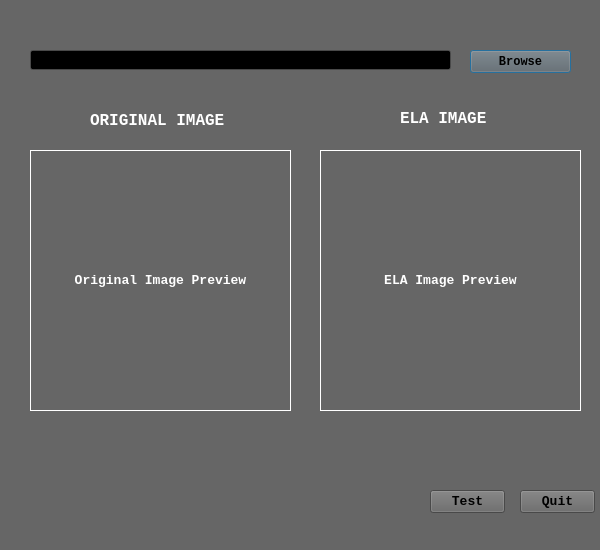
<?xml version="1.0" encoding="UTF-8"?>
<ui version="4.0">
 <class>Dialog</class>
 <widget class="QDialog" name="Dialog">
  <property name="geometry">
   <rect>
    <x>0</x>
    <y>0</y>
    <width>600</width>
    <height>550</height>
   </rect>
  </property>
  <property name="palette">
   <palette>
    <active>
     <colorrole role="WindowText">
      <brush brushstyle="SolidPattern">
       <color alpha="255">
        <red>255</red>
        <green>255</green>
        <blue>255</blue>
       </color>
      </brush>
     </colorrole>
     <colorrole role="Button">
      <brush brushstyle="SolidPattern">
       <color alpha="255">
        <red>102</red>
        <green>102</green>
        <blue>102</blue>
       </color>
      </brush>
     </colorrole>
     <colorrole role="Light">
      <brush brushstyle="SolidPattern">
       <color alpha="255">
        <red>153</red>
        <green>153</green>
        <blue>153</blue>
       </color>
      </brush>
     </colorrole>
     <colorrole role="Midlight">
      <brush brushstyle="SolidPattern">
       <color alpha="255">
        <red>127</red>
        <green>127</green>
        <blue>127</blue>
       </color>
      </brush>
     </colorrole>
     <colorrole role="Dark">
      <brush brushstyle="SolidPattern">
       <color alpha="255">
        <red>51</red>
        <green>51</green>
        <blue>51</blue>
       </color>
      </brush>
     </colorrole>
     <colorrole role="Mid">
      <brush brushstyle="SolidPattern">
       <color alpha="255">
        <red>68</red>
        <green>68</green>
        <blue>68</blue>
       </color>
      </brush>
     </colorrole>
     <colorrole role="Text">
      <brush brushstyle="SolidPattern">
       <color alpha="255">
        <red>255</red>
        <green>255</green>
        <blue>255</blue>
       </color>
      </brush>
     </colorrole>
     <colorrole role="BrightText">
      <brush brushstyle="SolidPattern">
       <color alpha="255">
        <red>255</red>
        <green>255</green>
        <blue>255</blue>
       </color>
      </brush>
     </colorrole>
     <colorrole role="ButtonText">
      <brush brushstyle="SolidPattern">
       <color alpha="255">
        <red>255</red>
        <green>255</green>
        <blue>255</blue>
       </color>
      </brush>
     </colorrole>
     <colorrole role="Base">
      <brush brushstyle="SolidPattern">
       <color alpha="255">
        <red>0</red>
        <green>0</green>
        <blue>0</blue>
       </color>
      </brush>
     </colorrole>
     <colorrole role="Window">
      <brush brushstyle="SolidPattern">
       <color alpha="255">
        <red>102</red>
        <green>102</green>
        <blue>102</blue>
       </color>
      </brush>
     </colorrole>
     <colorrole role="Shadow">
      <brush brushstyle="SolidPattern">
       <color alpha="255">
        <red>0</red>
        <green>0</green>
        <blue>0</blue>
       </color>
      </brush>
     </colorrole>
     <colorrole role="AlternateBase">
      <brush brushstyle="SolidPattern">
       <color alpha="255">
        <red>51</red>
        <green>51</green>
        <blue>51</blue>
       </color>
      </brush>
     </colorrole>
     <colorrole role="ToolTipBase">
      <brush brushstyle="SolidPattern">
       <color alpha="255">
        <red>255</red>
        <green>255</green>
        <blue>220</blue>
       </color>
      </brush>
     </colorrole>
     <colorrole role="ToolTipText">
      <brush brushstyle="SolidPattern">
       <color alpha="255">
        <red>0</red>
        <green>0</green>
        <blue>0</blue>
       </color>
      </brush>
     </colorrole>
    </active>
    <inactive>
     <colorrole role="WindowText">
      <brush brushstyle="SolidPattern">
       <color alpha="255">
        <red>255</red>
        <green>255</green>
        <blue>255</blue>
       </color>
      </brush>
     </colorrole>
     <colorrole role="Button">
      <brush brushstyle="SolidPattern">
       <color alpha="255">
        <red>102</red>
        <green>102</green>
        <blue>102</blue>
       </color>
      </brush>
     </colorrole>
     <colorrole role="Light">
      <brush brushstyle="SolidPattern">
       <color alpha="255">
        <red>153</red>
        <green>153</green>
        <blue>153</blue>
       </color>
      </brush>
     </colorrole>
     <colorrole role="Midlight">
      <brush brushstyle="SolidPattern">
       <color alpha="255">
        <red>127</red>
        <green>127</green>
        <blue>127</blue>
       </color>
      </brush>
     </colorrole>
     <colorrole role="Dark">
      <brush brushstyle="SolidPattern">
       <color alpha="255">
        <red>51</red>
        <green>51</green>
        <blue>51</blue>
       </color>
      </brush>
     </colorrole>
     <colorrole role="Mid">
      <brush brushstyle="SolidPattern">
       <color alpha="255">
        <red>68</red>
        <green>68</green>
        <blue>68</blue>
       </color>
      </brush>
     </colorrole>
     <colorrole role="Text">
      <brush brushstyle="SolidPattern">
       <color alpha="255">
        <red>255</red>
        <green>255</green>
        <blue>255</blue>
       </color>
      </brush>
     </colorrole>
     <colorrole role="BrightText">
      <brush brushstyle="SolidPattern">
       <color alpha="255">
        <red>255</red>
        <green>255</green>
        <blue>255</blue>
       </color>
      </brush>
     </colorrole>
     <colorrole role="ButtonText">
      <brush brushstyle="SolidPattern">
       <color alpha="255">
        <red>255</red>
        <green>255</green>
        <blue>255</blue>
       </color>
      </brush>
     </colorrole>
     <colorrole role="Base">
      <brush brushstyle="SolidPattern">
       <color alpha="255">
        <red>0</red>
        <green>0</green>
        <blue>0</blue>
       </color>
      </brush>
     </colorrole>
     <colorrole role="Window">
      <brush brushstyle="SolidPattern">
       <color alpha="255">
        <red>102</red>
        <green>102</green>
        <blue>102</blue>
       </color>
      </brush>
     </colorrole>
     <colorrole role="Shadow">
      <brush brushstyle="SolidPattern">
       <color alpha="255">
        <red>0</red>
        <green>0</green>
        <blue>0</blue>
       </color>
      </brush>
     </colorrole>
     <colorrole role="AlternateBase">
      <brush brushstyle="SolidPattern">
       <color alpha="255">
        <red>51</red>
        <green>51</green>
        <blue>51</blue>
       </color>
      </brush>
     </colorrole>
     <colorrole role="ToolTipBase">
      <brush brushstyle="SolidPattern">
       <color alpha="255">
        <red>255</red>
        <green>255</green>
        <blue>220</blue>
       </color>
      </brush>
     </colorrole>
     <colorrole role="ToolTipText">
      <brush brushstyle="SolidPattern">
       <color alpha="255">
        <red>0</red>
        <green>0</green>
        <blue>0</blue>
       </color>
      </brush>
     </colorrole>
    </inactive>
    <disabled>
     <colorrole role="WindowText">
      <brush brushstyle="SolidPattern">
       <color alpha="255">
        <red>51</red>
        <green>51</green>
        <blue>51</blue>
       </color>
      </brush>
     </colorrole>
     <colorrole role="Button">
      <brush brushstyle="SolidPattern">
       <color alpha="255">
        <red>102</red>
        <green>102</green>
        <blue>102</blue>
       </color>
      </brush>
     </colorrole>
     <colorrole role="Light">
      <brush brushstyle="SolidPattern">
       <color alpha="255">
        <red>153</red>
        <green>153</green>
        <blue>153</blue>
       </color>
      </brush>
     </colorrole>
     <colorrole role="Midlight">
      <brush brushstyle="SolidPattern">
       <color alpha="255">
        <red>127</red>
        <green>127</green>
        <blue>127</blue>
       </color>
      </brush>
     </colorrole>
     <colorrole role="Dark">
      <brush brushstyle="SolidPattern">
       <color alpha="255">
        <red>51</red>
        <green>51</green>
        <blue>51</blue>
       </color>
      </brush>
     </colorrole>
     <colorrole role="Mid">
      <brush brushstyle="SolidPattern">
       <color alpha="255">
        <red>68</red>
        <green>68</green>
        <blue>68</blue>
       </color>
      </brush>
     </colorrole>
     <colorrole role="Text">
      <brush brushstyle="SolidPattern">
       <color alpha="255">
        <red>51</red>
        <green>51</green>
        <blue>51</blue>
       </color>
      </brush>
     </colorrole>
     <colorrole role="BrightText">
      <brush brushstyle="SolidPattern">
       <color alpha="255">
        <red>255</red>
        <green>255</green>
        <blue>255</blue>
       </color>
      </brush>
     </colorrole>
     <colorrole role="ButtonText">
      <brush brushstyle="SolidPattern">
       <color alpha="255">
        <red>51</red>
        <green>51</green>
        <blue>51</blue>
       </color>
      </brush>
     </colorrole>
     <colorrole role="Base">
      <brush brushstyle="SolidPattern">
       <color alpha="255">
        <red>102</red>
        <green>102</green>
        <blue>102</blue>
       </color>
      </brush>
     </colorrole>
     <colorrole role="Window">
      <brush brushstyle="SolidPattern">
       <color alpha="255">
        <red>102</red>
        <green>102</green>
        <blue>102</blue>
       </color>
      </brush>
     </colorrole>
     <colorrole role="Shadow">
      <brush brushstyle="SolidPattern">
       <color alpha="255">
        <red>0</red>
        <green>0</green>
        <blue>0</blue>
       </color>
      </brush>
     </colorrole>
     <colorrole role="AlternateBase">
      <brush brushstyle="SolidPattern">
       <color alpha="255">
        <red>102</red>
        <green>102</green>
        <blue>102</blue>
       </color>
      </brush>
     </colorrole>
     <colorrole role="ToolTipBase">
      <brush brushstyle="SolidPattern">
       <color alpha="255">
        <red>255</red>
        <green>255</green>
        <blue>220</blue>
       </color>
      </brush>
     </colorrole>
     <colorrole role="ToolTipText">
      <brush brushstyle="SolidPattern">
       <color alpha="255">
        <red>0</red>
        <green>0</green>
        <blue>0</blue>
       </color>
      </brush>
     </colorrole>
    </disabled>
   </palette>
  </property>
  <property name="windowTitle">
   <string>Image Forgery Detection</string>
  </property>
  <property name="autoFillBackground">
   <bool>true</bool>
  </property>
  <widget class="QLineEdit" name="filename">
   <property name="geometry">
    <rect>
     <x>30</x>
     <y>50</y>
     <width>421</width>
     <height>20</height>
    </rect>
   </property>
   <property name="palette">
    <palette>
     <active>
      <colorrole role="Text">
       <brush brushstyle="SolidPattern">
        <color alpha="255">
         <red>0</red>
         <green>0</green>
         <blue>0</blue>
        </color>
       </brush>
      </colorrole>
     </active>
     <inactive>
      <colorrole role="Text">
       <brush brushstyle="SolidPattern">
        <color alpha="255">
         <red>0</red>
         <green>0</green>
         <blue>0</blue>
        </color>
       </brush>
      </colorrole>
     </inactive>
     <disabled>
      <colorrole role="Text">
       <brush brushstyle="SolidPattern">
        <color alpha="255">
         <red>51</red>
         <green>51</green>
         <blue>51</blue>
        </color>
       </brush>
      </colorrole>
     </disabled>
    </palette>
   </property>
   <property name="font">
    <font>
     <family>Consolas</family>
     <pointsize>9</pointsize>
    </font>
   </property>
  </widget>
  <widget class="QPushButton" name="Browse">
   <property name="geometry">
    <rect>
     <x>470</x>
     <y>50</y>
     <width>101</width>
     <height>23</height>
    </rect>
   </property>
   <property name="palette">
    <palette>
     <active>
      <colorrole role="ButtonText">
       <brush brushstyle="SolidPattern">
        <color alpha="255">
         <red>0</red>
         <green>0</green>
         <blue>0</blue>
        </color>
       </brush>
      </colorrole>
     </active>
     <inactive>
      <colorrole role="ButtonText">
       <brush brushstyle="SolidPattern">
        <color alpha="255">
         <red>0</red>
         <green>0</green>
         <blue>0</blue>
        </color>
       </brush>
      </colorrole>
     </inactive>
     <disabled>
      <colorrole role="ButtonText">
       <brush brushstyle="SolidPattern">
        <color alpha="255">
         <red>51</red>
         <green>51</green>
         <blue>51</blue>
        </color>
       </brush>
      </colorrole>
     </disabled>
    </palette>
   </property>
   <property name="font">
    <font>
     <family>Consolas</family>
     <pointsize>9</pointsize>
     <weight>75</weight>
     <bold>true</bold>
    </font>
   </property>
   <property name="text">
    <string>Browse</string>
   </property>
  </widget>
  <widget class="QLabel" name="OI">
   <property name="geometry">
    <rect>
     <x>90</x>
     <y>110</y>
     <width>161</width>
     <height>20</height>
    </rect>
   </property>
   <property name="font">
    <font>
     <family>Consolas</family>
     <pointsize>12</pointsize>
     <weight>75</weight>
     <bold>true</bold>
    </font>
   </property>
   <property name="text">
    <string>ORIGINAL IMAGE</string>
   </property>
  </widget>
  <widget class="QLabel" name="ELA">
   <property name="geometry">
    <rect>
     <x>400</x>
     <y>110</y>
     <width>101</width>
     <height>16</height>
    </rect>
   </property>
   <property name="font">
    <font>
     <family>Consolas</family>
     <pointsize>12</pointsize>
     <weight>75</weight>
     <bold>true</bold>
    </font>
   </property>
   <property name="text">
    <string>ELA IMAGE</string>
   </property>
  </widget>
  <widget class="QLabel" name="ORIGINAL_IMAGE">
   <property name="geometry">
    <rect>
     <x>30</x>
     <y>150</y>
     <width>261</width>
     <height>261</height>
    </rect>
   </property>
   <property name="font">
    <font>
     <family>Consolas</family>
     <pointsize>10</pointsize>
     <weight>75</weight>
     <bold>true</bold>
    </font>
   </property>
   <property name="frameShape">
    <enum>QFrame::Box</enum>
   </property>
   <property name="text">
    <string>Original Image Preview</string>
   </property>
   <property name="alignment">
    <set>Qt::AlignCenter</set>
   </property>
  </widget>
  <widget class="QLabel" name="ELA_IMAGE">
   <property name="geometry">
    <rect>
     <x>320</x>
     <y>150</y>
     <width>261</width>
     <height>261</height>
    </rect>
   </property>
   <property name="font">
    <font>
     <family>Consolas</family>
     <pointsize>10</pointsize>
     <weight>75</weight>
     <bold>true</bold>
    </font>
   </property>
   <property name="frameShape">
    <enum>QFrame::Box</enum>
   </property>
   <property name="text">
    <string>ELA Image Preview</string>
   </property>
   <property name="alignment">
    <set>Qt::AlignCenter</set>
   </property>
  </widget>
  <widget class="QPushButton" name="Quit">
   <property name="geometry">
    <rect>
     <x>520</x>
     <y>490</y>
     <width>75</width>
     <height>23</height>
    </rect>
   </property>
   <property name="palette">
    <palette>
     <active>
      <colorrole role="ButtonText">
       <brush brushstyle="SolidPattern">
        <color alpha="255">
         <red>0</red>
         <green>0</green>
         <blue>0</blue>
        </color>
       </brush>
      </colorrole>
     </active>
     <inactive>
      <colorrole role="ButtonText">
       <brush brushstyle="SolidPattern">
        <color alpha="255">
         <red>0</red>
         <green>0</green>
         <blue>0</blue>
        </color>
       </brush>
      </colorrole>
     </inactive>
     <disabled>
      <colorrole role="ButtonText">
       <brush brushstyle="SolidPattern">
        <color alpha="255">
         <red>51</red>
         <green>51</green>
         <blue>51</blue>
        </color>
       </brush>
      </colorrole>
     </disabled>
    </palette>
   </property>
   <property name="font">
    <font>
     <family>Consolas</family>
     <pointsize>10</pointsize>
     <weight>75</weight>
     <bold>true</bold>
    </font>
   </property>
   <property name="text">
    <string>Quit</string>
   </property>
  </widget>
  <widget class="QPushButton" name="Test">
   <property name="geometry">
    <rect>
     <x>430</x>
     <y>490</y>
     <width>75</width>
     <height>23</height>
    </rect>
   </property>
   <property name="palette">
    <palette>
     <active>
      <colorrole role="ButtonText">
       <brush brushstyle="SolidPattern">
        <color alpha="255">
         <red>0</red>
         <green>0</green>
         <blue>0</blue>
        </color>
       </brush>
      </colorrole>
     </active>
     <inactive>
      <colorrole role="ButtonText">
       <brush brushstyle="SolidPattern">
        <color alpha="255">
         <red>0</red>
         <green>0</green>
         <blue>0</blue>
        </color>
       </brush>
      </colorrole>
     </inactive>
     <disabled>
      <colorrole role="ButtonText">
       <brush brushstyle="SolidPattern">
        <color alpha="255">
         <red>51</red>
         <green>51</green>
         <blue>51</blue>
        </color>
       </brush>
      </colorrole>
     </disabled>
    </palette>
   </property>
   <property name="font">
    <font>
     <family>Consolas</family>
     <pointsize>10</pointsize>
     <weight>75</weight>
     <bold>true</bold>
    </font>
   </property>
   <property name="text">
    <string>Test</string>
   </property>
  </widget>
  <widget class="QLabel" name="Result">
   <property name="geometry">
    <rect>
     <x>30</x>
     <y>470</y>
     <width>341</width>
     <height>51</height>
    </rect>
   </property>
   <property name="palette">
    <palette>
     <active>
      <colorrole role="WindowText">
       <brush brushstyle="SolidPattern">
        <color alpha="255">
         <red>255</red>
         <green>255</green>
         <blue>255</blue>
        </color>
       </brush>
      </colorrole>
      <colorrole role="Button">
       <brush brushstyle="SolidPattern">
        <color alpha="255">
         <red>255</red>
         <green>255</green>
         <blue>255</blue>
        </color>
       </brush>
      </colorrole>
      <colorrole role="Light">
       <brush brushstyle="SolidPattern">
        <color alpha="255">
         <red>255</red>
         <green>255</green>
         <blue>255</blue>
        </color>
       </brush>
      </colorrole>
      <colorrole role="Midlight">
       <brush brushstyle="SolidPattern">
        <color alpha="255">
         <red>255</red>
         <green>255</green>
         <blue>255</blue>
        </color>
       </brush>
      </colorrole>
      <colorrole role="Dark">
       <brush brushstyle="SolidPattern">
        <color alpha="255">
         <red>127</red>
         <green>127</green>
         <blue>127</blue>
        </color>
       </brush>
      </colorrole>
      <colorrole role="Mid">
       <brush brushstyle="SolidPattern">
        <color alpha="255">
         <red>170</red>
         <green>170</green>
         <blue>170</blue>
        </color>
       </brush>
      </colorrole>
      <colorrole role="Text">
       <brush brushstyle="SolidPattern">
        <color alpha="255">
         <red>0</red>
         <green>0</green>
         <blue>0</blue>
        </color>
       </brush>
      </colorrole>
      <colorrole role="BrightText">
       <brush brushstyle="SolidPattern">
        <color alpha="255">
         <red>255</red>
         <green>255</green>
         <blue>255</blue>
        </color>
       </brush>
      </colorrole>
      <colorrole role="ButtonText">
       <brush brushstyle="SolidPattern">
        <color alpha="255">
         <red>255</red>
         <green>255</green>
         <blue>255</blue>
        </color>
       </brush>
      </colorrole>
      <colorrole role="Base">
       <brush brushstyle="SolidPattern">
        <color alpha="255">
         <red>255</red>
         <green>255</green>
         <blue>255</blue>
        </color>
       </brush>
      </colorrole>
      <colorrole role="Window">
       <brush brushstyle="SolidPattern">
        <color alpha="255">
         <red>255</red>
         <green>255</green>
         <blue>255</blue>
        </color>
       </brush>
      </colorrole>
      <colorrole role="Shadow">
       <brush brushstyle="SolidPattern">
        <color alpha="255">
         <red>0</red>
         <green>0</green>
         <blue>0</blue>
        </color>
       </brush>
      </colorrole>
      <colorrole role="AlternateBase">
       <brush brushstyle="SolidPattern">
        <color alpha="255">
         <red>255</red>
         <green>255</green>
         <blue>255</blue>
        </color>
       </brush>
      </colorrole>
      <colorrole role="ToolTipBase">
       <brush brushstyle="SolidPattern">
        <color alpha="255">
         <red>255</red>
         <green>255</green>
         <blue>220</blue>
        </color>
       </brush>
      </colorrole>
      <colorrole role="ToolTipText">
       <brush brushstyle="SolidPattern">
        <color alpha="255">
         <red>0</red>
         <green>0</green>
         <blue>0</blue>
        </color>
       </brush>
      </colorrole>
     </active>
     <inactive>
      <colorrole role="WindowText">
       <brush brushstyle="SolidPattern">
        <color alpha="255">
         <red>255</red>
         <green>255</green>
         <blue>255</blue>
        </color>
       </brush>
      </colorrole>
      <colorrole role="Button">
       <brush brushstyle="SolidPattern">
        <color alpha="255">
         <red>255</red>
         <green>255</green>
         <blue>255</blue>
        </color>
       </brush>
      </colorrole>
      <colorrole role="Light">
       <brush brushstyle="SolidPattern">
        <color alpha="255">
         <red>255</red>
         <green>255</green>
         <blue>255</blue>
        </color>
       </brush>
      </colorrole>
      <colorrole role="Midlight">
       <brush brushstyle="SolidPattern">
        <color alpha="255">
         <red>255</red>
         <green>255</green>
         <blue>255</blue>
        </color>
       </brush>
      </colorrole>
      <colorrole role="Dark">
       <brush brushstyle="SolidPattern">
        <color alpha="255">
         <red>127</red>
         <green>127</green>
         <blue>127</blue>
        </color>
       </brush>
      </colorrole>
      <colorrole role="Mid">
       <brush brushstyle="SolidPattern">
        <color alpha="255">
         <red>170</red>
         <green>170</green>
         <blue>170</blue>
        </color>
       </brush>
      </colorrole>
      <colorrole role="Text">
       <brush brushstyle="SolidPattern">
        <color alpha="255">
         <red>0</red>
         <green>0</green>
         <blue>0</blue>
        </color>
       </brush>
      </colorrole>
      <colorrole role="BrightText">
       <brush brushstyle="SolidPattern">
        <color alpha="255">
         <red>255</red>
         <green>255</green>
         <blue>255</blue>
        </color>
       </brush>
      </colorrole>
      <colorrole role="ButtonText">
       <brush brushstyle="SolidPattern">
        <color alpha="255">
         <red>255</red>
         <green>255</green>
         <blue>255</blue>
        </color>
       </brush>
      </colorrole>
      <colorrole role="Base">
       <brush brushstyle="SolidPattern">
        <color alpha="255">
         <red>255</red>
         <green>255</green>
         <blue>255</blue>
        </color>
       </brush>
      </colorrole>
      <colorrole role="Window">
       <brush brushstyle="SolidPattern">
        <color alpha="255">
         <red>255</red>
         <green>255</green>
         <blue>255</blue>
        </color>
       </brush>
      </colorrole>
      <colorrole role="Shadow">
       <brush brushstyle="SolidPattern">
        <color alpha="255">
         <red>0</red>
         <green>0</green>
         <blue>0</blue>
        </color>
       </brush>
      </colorrole>
      <colorrole role="AlternateBase">
       <brush brushstyle="SolidPattern">
        <color alpha="255">
         <red>255</red>
         <green>255</green>
         <blue>255</blue>
        </color>
       </brush>
      </colorrole>
      <colorrole role="ToolTipBase">
       <brush brushstyle="SolidPattern">
        <color alpha="255">
         <red>255</red>
         <green>255</green>
         <blue>220</blue>
        </color>
       </brush>
      </colorrole>
      <colorrole role="ToolTipText">
       <brush brushstyle="SolidPattern">
        <color alpha="255">
         <red>0</red>
         <green>0</green>
         <blue>0</blue>
        </color>
       </brush>
      </colorrole>
     </inactive>
     <disabled>
      <colorrole role="WindowText">
       <brush brushstyle="SolidPattern">
        <color alpha="255">
         <red>127</red>
         <green>127</green>
         <blue>127</blue>
        </color>
       </brush>
      </colorrole>
      <colorrole role="Button">
       <brush brushstyle="SolidPattern">
        <color alpha="255">
         <red>255</red>
         <green>255</green>
         <blue>255</blue>
        </color>
       </brush>
      </colorrole>
      <colorrole role="Light">
       <brush brushstyle="SolidPattern">
        <color alpha="255">
         <red>255</red>
         <green>255</green>
         <blue>255</blue>
        </color>
       </brush>
      </colorrole>
      <colorrole role="Midlight">
       <brush brushstyle="SolidPattern">
        <color alpha="255">
         <red>255</red>
         <green>255</green>
         <blue>255</blue>
        </color>
       </brush>
      </colorrole>
      <colorrole role="Dark">
       <brush brushstyle="SolidPattern">
        <color alpha="255">
         <red>127</red>
         <green>127</green>
         <blue>127</blue>
        </color>
       </brush>
      </colorrole>
      <colorrole role="Mid">
       <brush brushstyle="SolidPattern">
        <color alpha="255">
         <red>170</red>
         <green>170</green>
         <blue>170</blue>
        </color>
       </brush>
      </colorrole>
      <colorrole role="Text">
       <brush brushstyle="SolidPattern">
        <color alpha="255">
         <red>127</red>
         <green>127</green>
         <blue>127</blue>
        </color>
       </brush>
      </colorrole>
      <colorrole role="BrightText">
       <brush brushstyle="SolidPattern">
        <color alpha="255">
         <red>255</red>
         <green>255</green>
         <blue>255</blue>
        </color>
       </brush>
      </colorrole>
      <colorrole role="ButtonText">
       <brush brushstyle="SolidPattern">
        <color alpha="255">
         <red>127</red>
         <green>127</green>
         <blue>127</blue>
        </color>
       </brush>
      </colorrole>
      <colorrole role="Base">
       <brush brushstyle="SolidPattern">
        <color alpha="255">
         <red>255</red>
         <green>255</green>
         <blue>255</blue>
        </color>
       </brush>
      </colorrole>
      <colorrole role="Window">
       <brush brushstyle="SolidPattern">
        <color alpha="255">
         <red>255</red>
         <green>255</green>
         <blue>255</blue>
        </color>
       </brush>
      </colorrole>
      <colorrole role="Shadow">
       <brush brushstyle="SolidPattern">
        <color alpha="255">
         <red>0</red>
         <green>0</green>
         <blue>0</blue>
        </color>
       </brush>
      </colorrole>
      <colorrole role="AlternateBase">
       <brush brushstyle="SolidPattern">
        <color alpha="255">
         <red>255</red>
         <green>255</green>
         <blue>255</blue>
        </color>
       </brush>
      </colorrole>
      <colorrole role="ToolTipBase">
       <brush brushstyle="SolidPattern">
        <color alpha="255">
         <red>255</red>
         <green>255</green>
         <blue>220</blue>
        </color>
       </brush>
      </colorrole>
      <colorrole role="ToolTipText">
       <brush brushstyle="SolidPattern">
        <color alpha="255">
         <red>0</red>
         <green>0</green>
         <blue>0</blue>
        </color>
       </brush>
      </colorrole>
     </disabled>
    </palette>
   </property>
   <property name="font">
    <font>
     <family>Consolas</family>
     <pointsize>15</pointsize>
     <weight>75</weight>
     <bold>true</bold>
    </font>
   </property>
   <property name="text">
    <string/>
   </property>
  </widget>
 </widget>
 <resources/>
 <connections/>
</ui>
